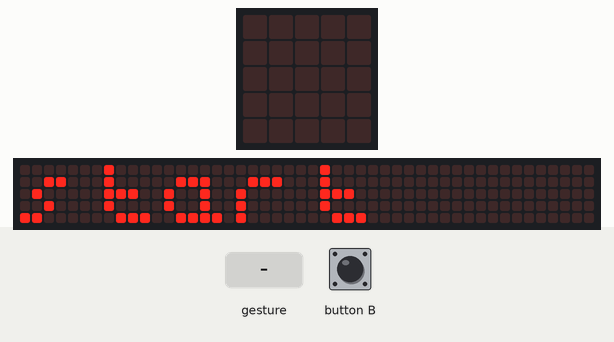
The program below on a simulated BBC micro:bit (MakeCode). Shown: the board's 5×5 LED display, a strip that is not on the board, showing the scrolling text unrolled. Inputs (shaded band) come from the test bench. A tilt is held for 1.5 s and a shake lasts 1 s, then the board lies face up again; the 48×5 strip is a reading aid, not a part: it shows the text the display is scrolling, unrolled, one strip-width of it at a time.

Above: at 0.1 s.
At 6.6 s:
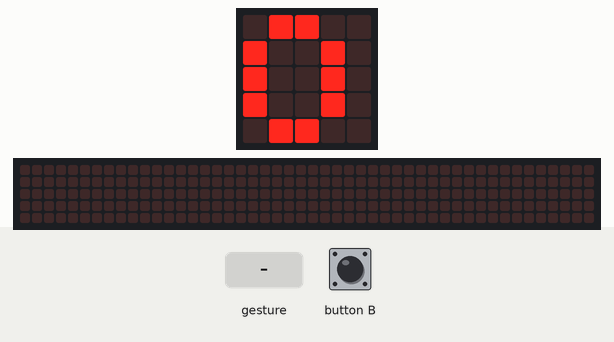
6.7 s: gesture 'shake'
At 7.2 s:
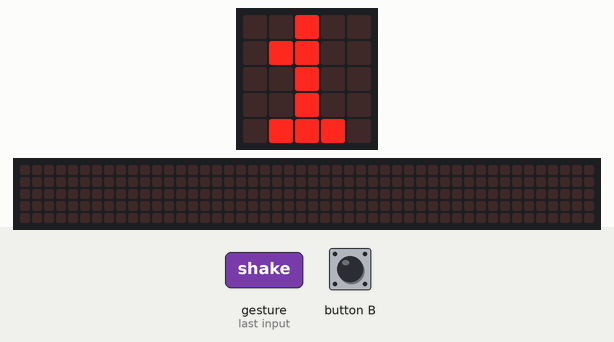
Timing chart, 0 to 9.7 s (numbered marks = the images above; inputs shaded):
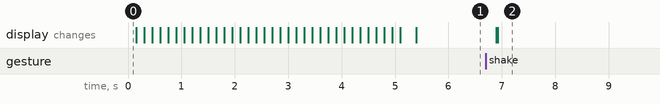

The program:

main.ts
```typescript
input.onGesture(Gesture.Shake, function () {
    antal_steg += 1
    led.stopAnimation()
})
input.onButtonPressed(Button.B, function () {
    sätt_antal_steg = 0
})
let antal_steg = 0
let sätt_antal_steg = 0
basic.showString("start")
sätt_antal_steg = 0
basic.forever(function () {
    basic.showNumber(antal_steg)
})
```

test.ts
```typescript
// här hamnar tester och detta kompileras inte när det här paketet används som ett tillägg.
```

Measured:
- after the input at 6.7 s, the display: first changes after 0.20 s (image 2 shows a later state)
